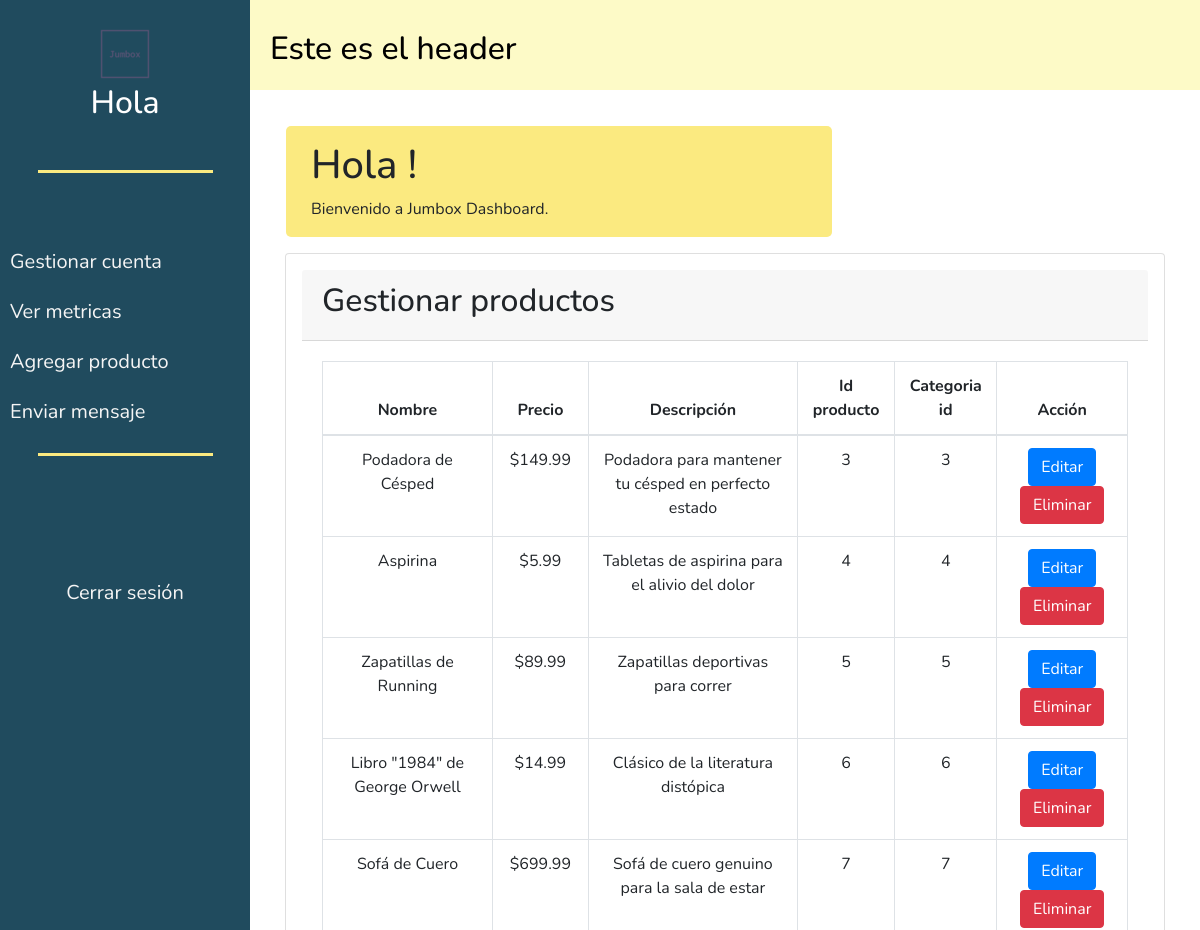
Before: /admin_dashboard (upper part) with the older database file.
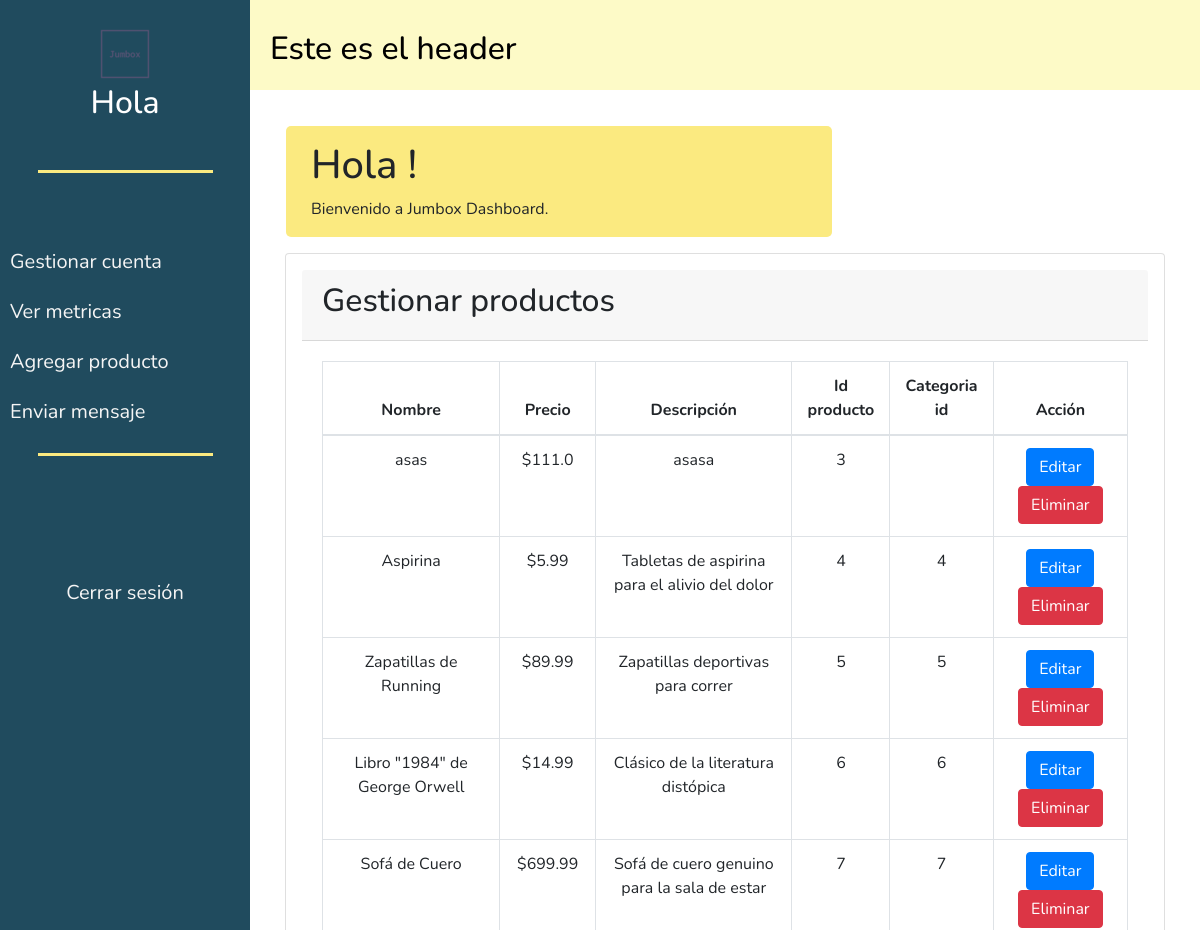
After: the same page with the newer database file.
### tables this page shows
CREATE TABLE producto (
    id_producto INTEGER PRIMARY KEY AUTOINCREMENT,
    nombre TEXT NOT NULL,
    descripcion TEXT,
    precio REAL NOT NULL,
    categoria_id INTEGER NOT NULL,

    FOREIGN KEY (categoria_id) REFERENCES categoria_producto (id_categoria_producto)
);

### app.py (the view)
@app.route('/admin_dashboard')
def admin_dashboard():
    conn = sqlite3.connect('jumbox.db')
    cursor = conn.cursor()
    cursor.execute("SELECT nombre, precio, descripcion, id_producto, categoria_id FROM producto")
    productos = cursor.fetchall()
    conn.close()
    return render_template('admin_dashboard.html', productos=productos)

### templates/admin_dashboard.html
{% extends 'base.html' %}
{% block body %}
<div class="sidebar">
    <div class="p-4 text-center">
        <img src="/static/img/logo_transparent.png" alt="Logo de JUMBOX">
        <h2>Hola</h2>
    </div>
    <hr class="linea-divisora">
    <ul class="pt-5 opciones-sidebar">
        <li><a href="#">Gestionar cuenta</a></li>
        <li><a href="#">Ver metricas</a></li>
        <li><a href="#">Agregar producto</a></li>
        <li><a href="#">Enviar mensaje</a></li>
        <hr class="linea-divisora pt-5 pb-5">
        <li class="text-center"><a href="#">Cerrar sesión</a></li>
    </ul>
</div>
    <div class="content">
        <div class="m-3 cartel-bienvenido">
            <h1>Hola {{nombre}}!</h1>
            <p>Bienvenido a Jumbox Dashboard.</p>
        </div>
        <main class="container">
            <div class="card p-3">
                <div class="card-header">
                    <h2>Gestionar productos</h2>
                </div>
                <div class="card-body text-center">
                    <table class="table table-bordered">
                        <thead>
                            <tr>
                                <th>Nombre</th>
                                <th>Precio</th>
                                <th>Descripción</th>
                                <th>Id producto</th>
                                <th>Categoria id</th>
                                <th>Acción</th>
                            </tr>
                        </thead>
                            <tbody>
                            {% for producto in productos %}
                                <tr>
                                    <td>{{ producto[0] }}</td>
                                    <td>${{ producto[1] }}</td>
                                    <td>{{ producto[2] }}</td>
                                    <td>{{ producto[3] }}</td>
                                    <td>{{ producto[4] }}</td>
                                    <td>
                                        <a href="/editar_producto/{{ producto[3] }}" class="btn btn-primary editar" data-id="{{ producto[3] }}">Editar</a>
                                        <a href="/eliminar_producto/{{ producto[3] }}" class="btn btn-danger eliminar" data-id="{{ producto[3] }}">Eliminar</a>
                                    </td>
                                </tr>
                            {% endfor %}
                            </tbody>
                    </table>
                </div>
            </div>
        </main>
    </div>
{% endblock %}

### templates/base.html (shortened to what this page needs)
<!DOCTYPE html>
<html lang="en">
<head>
    <link rel="stylesheet" href="https://cdn.jsdelivr.net/npm/bootstrap@4.3.1/dist/css/bootstrap.min.css">
    <link rel="stylesheet" href="/static/styles/styles.css">
</head>
<body>
    <header>
            <h2>Este es el header</h2>
    </header>
    {% block body %}
    {% endblock %}
</body>
</html>

### static/styles/styles.css (style rules this page uses)
* { font-family: 'Nunito', sans-serif; }
header, footer { background-color: #fdfac7; padding-top: 30px; padding-left: 20px; padding-bottom: 40px; margin-left: 250px; font-size: 15px; height: 90px; color: #000; }
.sidebar { width: 250px; height: 100%; background-color: #204b5e; color: #fff; position: fixed; top: 0; left: 0; overflow-y: auto; }
.sidebar ul { list-style-type: none; padding: 0; }
.sidebar li { padding: 10px; }
.content { display: flex; flex-direction: column; align-items: flex-start; margin-left: 250px; padding: 20px; }
.cartel-bienvenido { border-radius: 5px; width: 60%; padding-top: 15px; padding-bottom: 15; padding-left: 25px; background-color: #fbea80; }
.opciones-sidebar li a { font-size: 20px; color: whitesmoke; text-align: start; text-decoration: none; }
.linea-divisora { border-top: 3px solid #fbea80; width: 70%; }

Changed rows visible on the page:
changed producto id 3: nombre "Podadora de Césped" → "asas"; precio "149.99" → "111.0"; descripcion "Podadora para mantener tu césped en perfecto estado" → "asasa"; categoria "3" → (not shown)
